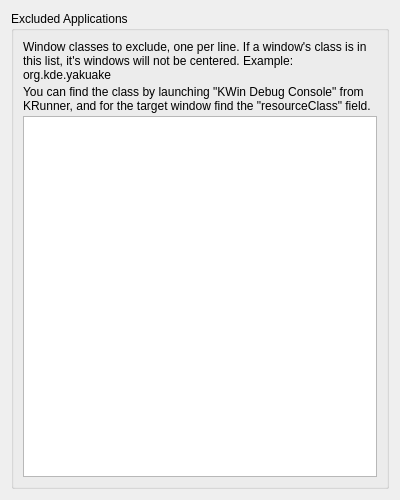
<?xml version="1.0" encoding="UTF-8"?>
<ui version="4.0">
    <class>KWin::CenterNewWindowsConfig</class>
    <widget class="QWidget" name="KWin::CenterNewWindowsConfig">
        <property name="geometry">
            <rect>
                <x>0</x>
                <y>0</y>
                <width>400</width>
                <height>500</height>
            </rect>
        </property>
        <property name="minimumSize">
            <size>
                <width>400</width>
                <height>500</height>
            </size>
        </property>
        <property name="sizeIncrement">
            <size>
                <width>0</width>
                <height>0</height>
            </size>
        </property>
        <property name="windowTitle">
            <string>Center New Windows</string>
        </property>
        <property name="autoFillBackground">
            <bool>false</bool>
        </property>
        <layout class="QVBoxLayout" name="verticalLayout_4">
            <item>
                <layout class="QVBoxLayout" name="verticalLayout">
                    <property name="spacing">
                        <number>6</number>
                    </property>
                    <property name="leftMargin">
                        <number>0</number>
                    </property>
                    <property name="topMargin">
                        <number>0</number>
                    </property>
                    <property name="rightMargin">
                        <number>0</number>
                    </property>
                    <property name="bottomMargin">
                        <number>0</number>
                    </property>
                    <item>
                        <widget class="QGroupBox" name="groupBox_applications">
                            <property name="title">
                                <string>Excluded Applications</string>
                            </property>
                            <layout class="QHBoxLayout" name="horizontalLayout_7">
                                <item>
                                    <layout class="QVBoxLayout" name="verticalLayout_applications">
                                        <property name="spacing">
                                            <number>3</number>
                                        </property>
                                        <item>
                                            <layout class="QHBoxLayout" name="horizontalLayout" />
                                        </item>
                                        <item>
                                            <widget class="QLabel" name="label">
                                                <property name="text">
                                                    <string>Window classes to exclude, one per line. If a window's class is in this list, it's windows will not be centered. Example: org.kde.yakuake</string>
                                                </property>
                                                <property name="wordWrap">
                                                    <bool>true</bool>
                                                </property>
                                                <property name="margin">
                                                    <number>3</number>
                                                </property>
                                            </widget>
                                        </item>
                                        <item>
                                            <widget class="QLabel" name="label_2">
                                                <property name="text">
                                                    <string>You can find the class by launching &quot;KWin Debug Console&quot; from KRunner, and for the target window find the &quot;resourceClass&quot; field.</string>
                                                </property>
                                                <property name="wordWrap">
                                                    <bool>true</bool>
                                                </property>
                                                <property name="margin">
                                                    <number>3</number>
                                                </property>
                                            </widget>
                                        </item>
                                        <item>
                                            <widget class="QPlainTextEdit" name="kcfg_applications">
                                                <property name="placeholderText">
                                                    <string />
                                                </property>
                                            </widget>
                                        </item>
                                    </layout>
                                </item>
                            </layout>
                        </widget>
                    </item>
                </layout>
            </item>
        </layout>
    </widget>
    <resources />
    <connections />
</ui>
